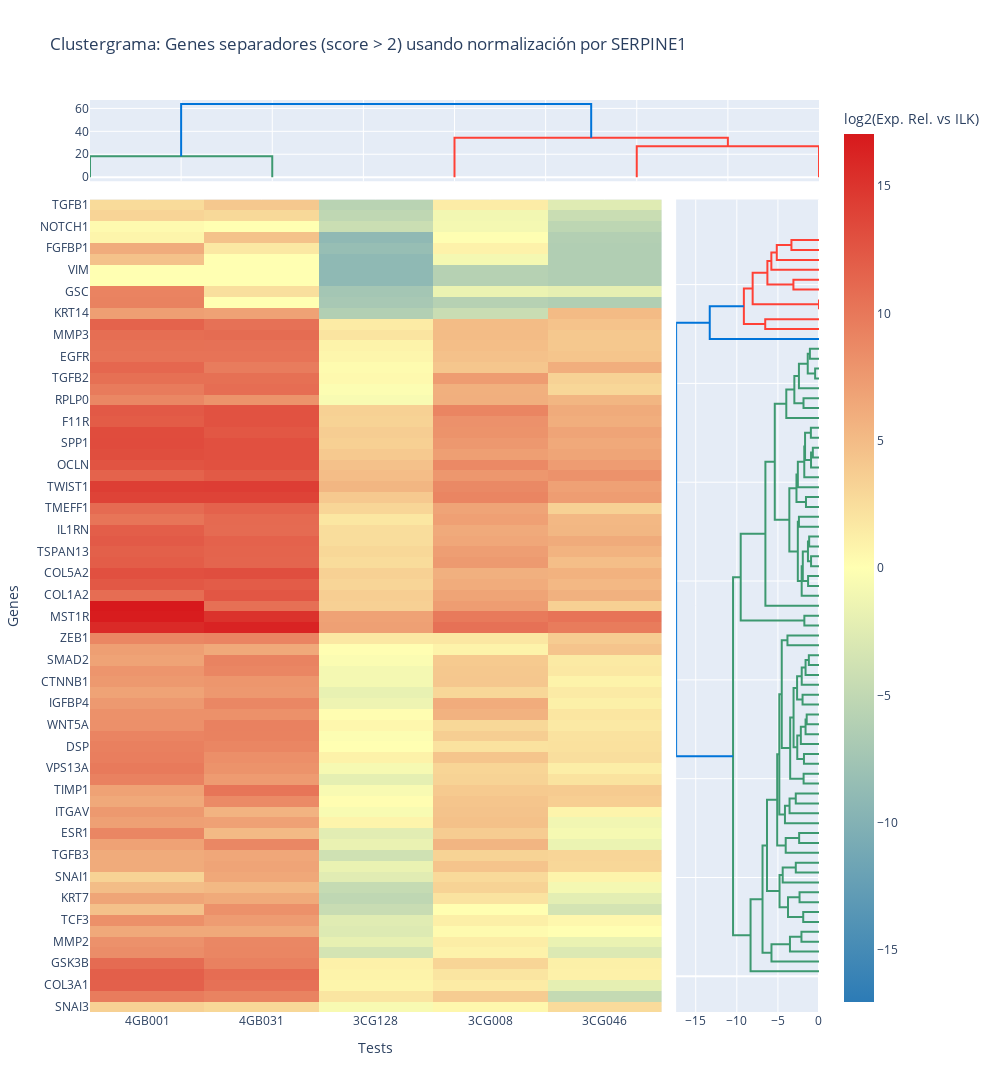

Notebook code for this chart:
### Code cell
# =============================================================================
# 0. Importar librerías y cargar datos
# =============================================================================
import pandas as pd
import numpy as np
from itertools import combinations
from scipy.stats import ttest_ind
from tqdm import tqdm
from concurrent.futures import ThreadPoolExecutor

df = df_total.copy()  # Usamos el DataFrame total con datos normalizados

# =============================================================================
# 1. Función de score para un set de genes normalizadores
# =============================================================================
def separation_score_for_refs(refs):
    temp = df.copy()
    # Promedio de Ct de los genes en cada test
    ref_cts = temp[temp['target'].isin(refs)].groupby('test')['ct'].mean().reset_index()
    ref_cts = ref_cts.rename(columns={'ct': 'ref_ct'})
    temp = temp.merge(ref_cts, on='test')
    temp['delta_ct'] = temp['ct'] - temp['ref_ct']
    temp['log2_rel_expr'] = -temp['delta_ct']
    vals_ctrl = temp[temp['tipo'] == 'Control']['log2_rel_expr']
    vals_case = temp[temp['tipo'] != 'Control']['log2_rel_expr']
    if len(vals_ctrl) < 2 or len(vals_case) < 2:
        return (refs, np.nan)
    t_stat, _ = ttest_ind(vals_ctrl, vals_case, equal_var=False)
    return (refs, abs(t_stat))

# =============================================================================
# 2. Selección de genes más prometedores (reduce combinatoria)
# =============================================================================
scores_indiv = []
for gene in df['target'].unique():
    temp = df.copy()
    ref_ct = temp[temp['target'] == gene][['test', 'ct']].rename(columns={'ct': f'{gene}_ct'})
    temp = temp.merge(ref_ct, on='test')
    temp['delta_ct'] = temp['ct'] - temp[f'{gene}_ct']
    temp['log2_rel_expr'] = -temp['delta_ct']
    vals_ctrl = temp[temp['tipo'] == 'Control']['log2_rel_expr']
    vals_case = temp[temp['tipo'] != 'Control']['log2_rel_expr']
    if len(vals_ctrl) > 1 and len(vals_case) > 1:
        t_stat, _ = ttest_ind(vals_ctrl, vals_case, equal_var=False)
        scores_indiv.append((gene, abs(t_stat)))
scores_indiv = sorted(scores_indiv, key=lambda x: -x[1])
top_N = 12
top_genes = [x[0] for x in scores_indiv[:top_N]]

# =============================================================================
# 3. Combinaciones de genes a evaluar (aquí K = tamaño del set)
# =============================================================================
K = 1  # Cambia a 2, 3, 4, etc. según tu CPU/RAM
comb_list = list(combinations(top_genes, K))

# =============================================================================
# 4. Paralelización con ThreadPoolExecutor y barra de progreso
# =============================================================================
results = []
with ThreadPoolExecutor() as executor:
    for res in tqdm(executor.map(separation_score_for_refs, comb_list), total=len(comb_list), desc=f"Probando sets de {K} genes"):
        results.append(res)

# =============================================================================
# 5. Mostrar las mejores combinaciones encontradas
# =============================================================================
df_results = pd.DataFrame(results, columns=['genes', 'score']).sort_values('score', ascending=False)
display(df_results.head(10))

# 1. Normalizar todo el dataset con los mejores genes normalizadores
best_genes = df_results.iloc[0]['genes']
temp = df.copy()
ref_cts = temp[temp['target'].isin(best_genes)].groupby('test')['ct'].mean().reset_index()
ref_cts = ref_cts.rename(columns={'ct': 'ref_ct'})
temp = temp.merge(ref_cts, on='test')
temp['delta_ct'] = temp['ct'] - temp['ref_ct']
temp['log2_rel_expr'] = -temp['delta_ct']

# 2. Calcular el score de separación para TODOS los genes bajo esta normalización
genes_all = temp['target'].unique()
scores_all = []
for gene in genes_all:
    sub = temp[temp['target'] == gene]
    vals_ctrl = sub[sub['tipo'] == 'Control']['log2_rel_expr']
    vals_case = sub[sub['tipo'] != 'Control']['log2_rel_expr']
    if len(vals_ctrl) > 1 and len(vals_case) > 1:
        t_stat, _ = ttest_ind(vals_ctrl, vals_case, equal_var=False)
        scores_all.append((gene, abs(t_stat)))
df_scores_all = pd.DataFrame(scores_all, columns=['gene', 'score']).sort_values('score', ascending=False)

# 3. Seleccionar solo los genes con score alto (define tú el umbral, por ejemplo, score > 2)
umbral = 2  # Puedes ajustar este valor para que el clustergrama no sea ni muy grande ni muy chico
genes_separadores = df_scores_all[df_scores_all['score'] > umbral]['gene'].tolist()

# 4. Heatmap solo para estos genes
df_sep = temp[temp['target'].isin(genes_separadores)]
heatmap_data = df_sep.pivot_table(
    index='target',
    columns='test',
    values='log2_rel_expr',
    aggfunc='mean'
)

# 5. Clustergrama solo para genes separadores
fig = create_clustered_heatmap(
    heatmap_data,
    title=f"Clustergrama: Genes separadores (score > {umbral}) usando normalización por {', '.join(best_genes)}"
)
fig.show()

# 6. Opcional: ver lista y scores de los genes incluidos en el plot
display(df_scores_all[df_scores_all['gene'].isin(genes_separadores)])

### Figure 1 — Plotly figure (JSON) as saved in the notebook; plotly's stock layout.template omitted (floating-point values rounded to 4 significant figures; data arrays with more than 128 entries replaced by an {"elided": "..."} marker saying what was removed)
{"data": [{"hoverinfo": "text", "marker": {"color": "rgb(61,153,112)"}, "mode": "lines", "type": "scatter", "x": [5, 5, 15, 15], "xaxis": "x", "y": [0, 18.37, 18.37, 0], "yaxis": "y"}, {"hoverinfo": "text", "marker": {"color": "rgb(255,65,54)"}, "mode": "lines", "type": "scatter", "x": [35, 35, 45, 45], "xaxis": "x", "y": [0, 27.08, 27.08, 0], "yaxis": "y"}, {"hoverinfo": "text", "marker": {"color": "rgb(255,65,54)"}, "mode": "lines", "type": "scatter", "x": [25, 25, 40, 40], "xaxis": "x", "y": [0, 34.33, 34.33, 27.08], "yaxis": "y"}, {"hoverinfo": "text", "marker": {"color": "rgb(0,116,217)"}, "mode": "lines", "type": "scatter", "x": [10, 10, 32.5, 32.5], "xaxis": "x", "y": [18.37, 63.8, 63.8, 34.33], "yaxis": "y"}, {"hoverinfo": "text", "marker": {"color": "rgb(61,153,112)"}, "mode": "lines", "type": "scatter", "x": [0, -2.136, -2.136, 0], "xaxis": "x3", "y": [35, 35, 45, 45], "yaxis": "y3"}, {"hoverinfo": "text", "marker": {"color": "rgb(61,153,112)"}, "mode": "lines", "type": "scatter", "x": [0, -3.536, -3.536, -2.136], "xaxis": "x3", "y": [25, 25, 40, 40], "yaxis": "y3"}, {"hoverinfo": "text", "marker": {"color": "rgb(61,153,112)"}, "mode": "lines", "type": "scatter", "x": [0, -5.784, -5.784, -3.536], "xaxis": "x3", "y": [15, 15, 32.5, 32.5], "yaxis": "y3"}, {"hoverinfo": "text", "marker": {"color": "rgb(61,153,112)"}, "mode": "lines", "type": "scatter", "x": [0, -1.92, -1.92, 0], "xaxis": "x3", "y": [55, 55, 65, 65], "yaxis": "y3"}, {"hoverinfo": "text", "marker": {"color": "rgb(61,153,112)"}, "mode": "lines", "type": "scatter", "x": [0, -2.368, -2.368, 0], "xaxis": "x3", "y": [75, 75, 85, 85], "yaxis": "y3"}, {"hoverinfo": "text", "marker": {"color": "rgb(61,153,112)"}, "mode": "lines", "type": "scatter", "x": [-1.92, -3.772, -3.772, -2.368], "xaxis": "x3", "y": [60, 60, 80, 80], "yaxis": "y3"}, {"hoverinfo": "text", "marker": {"color": "rgb(61,153,112)"}, "mode": "lines", "type": "scatter", "x": [0, -2.825, -2.825, 0], "xaxis": "x3", "y": [105, 105, 115, 115], "yaxis": "y3"}, {"hoverinfo": "text", "marker": {"color": "rgb(61,153,112)"}, "mode": "lines", "type": "scatter", "x": [0, -4.418, -4.418, -2.825], "xaxis": "x3", "y": [95, 95, 110, 110], "yaxis": "y3"}, {"hoverinfo": "text", "marker": {"color": "rgb(61,153,112)"}, "mode": "lines", "type": "scatter", "x": [-3.772, -4.802, -4.802, -4.418], "xaxis": "x3", "y": [70, 70, 102.5, 102.5], "yaxis": "y3"}, {"hoverinfo": "text", "marker": {"color": "rgb(61,153,112)"}, "mode": "lines", "type": "scatter", "x": [0, -2.415, -2.415, 0], "xaxis": "x3", "y": [135, 135, 145, 145], "yaxis": "y3"}, {"hoverinfo": "text", "marker": {"color": "rgb(61,153,112)"}, "mode": "lines", "type": "scatter", "x": [0, -4.052, -4.052, -2.415], "xaxis": "x3", "y": [125, 125, 140, 140], "yaxis": "y3"}, {"hoverinfo": "text", "marker": {"color": "rgb(61,153,112)"}, "mode": "lines", "type": "scatter", "x": [0, -2.827, -2.827, 0], "xaxis": "x3", "y": [175, 175, 185, 185], "yaxis": "y3"}, {"hoverinfo": "text", "marker": {"color": "rgb(61,153,112)"}, "mode": "lines", "type": "scatter", "x": [0, -3.584, -3.584, -2.827], "xaxis": "x3", "y": [165, 165, 180, 180], "yaxis": "y3"}, {"hoverinfo": "text", "marker": {"color": "rgb(61,153,112)"}, "mode": "lines", "type": "scatter", "x": [0, -4.143, -4.143, -3.584], "xaxis": "x3", "y": [155, 155, 172.5, 172.5], "yaxis": "y3"}, {"hoverinfo": "text", "marker": {"color": "rgb(61,153,112)"}, "mode": "lines", "type": "scatter", "x": [0, -1.874, -1.874, 0], "xaxis": "x3", "y": [195, 195, 205, 205], "yaxis": "y3"}, {"hoverinfo": "text", "marker": {"color": "rgb(61,153,112)"}, "mode": "lines", "type": "scatter", "x": [0, -1.832, -1.832, 0], "xaxis": "x3", "y": [215, 215, 225, 225], "yaxis": "y3"}, {"hoverinfo": "text", "marker": {"color": "rgb(61,153,112)"}, "mode": "lines", "type": "scatter", "x": [0, -1.497, -1.497, 0], "xaxis": "x3", "y": [255, 255, 265, 265], "yaxis": "y3"}, {"hoverinfo": "text", "marker": {"color": "rgb(61,153,112)"}, "mode": "lines", "type": "scatter", "x": [0, -1.637, -1.637, -1.497], "xaxis": "x3", "y": [245, 245, 260, 260], "yaxis": "y3"}, {"hoverinfo": "text", "marker": {"color": "rgb(61,153,112)"}, "mode": "lines", "type": "scatter", "x": [0, -2.212, -2.212, -1.637], "xaxis": "x3", "y": [235, 235, 252.5, 252.5], "yaxis": "y3"}, {"hoverinfo": "text", "marker": {"color": "rgb(61,153,112)"}, "mode": "lines", "type": "scatter", "x": [-1.832, -2.644, -2.644, -2.212], "xaxis": "x3", "y": [220, 220, 243.8, 243.8], "yaxis": "y3"}, {"hoverinfo": "text", "marker": {"color": "rgb(61,153,112)"}, "mode": "lines", "type": "scatter", "x": [0, -2.002, -2.002, 0], "xaxis": "x3", "y": [275, 275, 285, 285], "yaxis": "y3"}, {"hoverinfo": "text", "marker": {"color": "rgb(61,153,112)"}, "mode": "lines", "type": "scatter", "x": [0, -1.237, -1.237, 0], "xaxis": "x3", "y": [315, 315, 325, 325], "yaxis": "y3"}, {"hoverinfo": "text", "marker": {"color": "rgb(61,153,112)"}, "mode": "lines", "type": "scatter", "x": [0, -1.635, -1.635, -1.237], "xaxis": "x3", "y": [305, 305, 320, 320], "yaxis": "y3"}, {"hoverinfo": "text", "marker": {"color": "rgb(61,153,112)"}, "mode": "lines", "type": "scatter", "x": [0, -2.103, -2.103, -1.635], "xaxis": "x3", "y": [295, 295, 312.5, 312.5], "yaxis": "y3"}, {"hoverinfo": "text", "marker": {"color": "rgb(61,153,112)"}, "mode": "lines", "type": "scatter", "x": [-2.002, -2.666, -2.666, -2.103], "xaxis": "x3", "y": [280, 280, 303.8, 303.8], "yaxis": "y3"}, {"hoverinfo": "text", "marker": {"color": "rgb(61,153,112)"}, "mode": "lines", "type": "scatter", "x": [-2.644, -3.096, -3.096, -2.666], "xaxis": "x3", "y": [231.9, 231.9, 291.9, 291.9], "yaxis": "y3"}, {"hoverinfo": "text", "marker": {"color": "rgb(61,153,112)"}, "mode": "lines", "type": "scatter", "x": [-1.874, -3.508, -3.508, -3.096], "xaxis": "x3", "y": [200, 200, 261.9, 261.9], "yaxis": "y3"}, {"hoverinfo": "text", "marker": {"color": "rgb(61,153,112)"}, "mode": "lines", "type": "scatter", "x": [0, -3.839, -3.839, 0], "xaxis": "x3", "y": [335, 335, 345, 345], "yaxis": "y3"}, {"hoverinfo": "text", "marker": {"color": "rgb(61,153,112)"}, "mode": "lines", "type": "scatter", "x": [-3.508, -4.533, -4.533, -3.839], "xaxis": "x3", "y": [230.9, 230.9, 340, 340], "yaxis": "y3"}, {"hoverinfo": "text", "marker": {"color": "rgb(61,153,112)"}, "mode": "lines", "type": "scatter", "x": [-4.143, -4.831, -4.831, -4.533], "xaxis": "x3", "y": [163.8, 163.8, 285.5, 285.5], "yaxis": "y3"}, {"hoverinfo": "text", "marker": {"color": "rgb(61,153,112)"}, "mode": "lines", "type": "scatter", "x": [-4.052, -5.086, -5.086, -4.831], "xaxis": "x3", "y": [132.5, 132.5, 224.6, 224.6], "yaxis": "y3"}, {"hoverinfo": "text", "marker": {"color": "rgb(61,153,112)"}, "mode": "lines", "type": "scatter", "x": [-4.802, -6.329, -6.329, -5.086], "xaxis": "x3", "y": [86.25, 86.25, 178.6, 178.6], "yaxis": "y3"}, {"hoverinfo": "text", "marker": {"color": "rgb(61,153,112)"}, "mode": "lines", "type": "scatter", "x": [-5.784, -6.873, -6.873, -6.329], "xaxis": "x3", "y": [23.75, 23.75, 132.4, 132.4], "yaxis": "y3"}, {"hoverinfo": "text", "marker": {"color": "rgb(61,153,112)"}, "mode": "lines", "type": "scatter", "x": [0, -8.33, -8.33, -6.873], "xaxis": "x3", "y": [5, 5, 78.08, 78.08], "yaxis": "y3"}, {"hoverinfo": "text", "marker": {"color": "rgb(61,153,112)"}, "mode": "lines", "type": "scatter", "x": [0, -1.782, -1.782, 0], "xaxis": "x3", "y": [355, 355, 365, 365], "yaxis": "y3"}, {"hoverinfo": "text", "marker": {"color": "rgb(61,153,112)"}, "mode": "lines", "type": "scatter", "x": [0, -1.328, -1.328, 0], "xaxis": "x3", "y": [395, 395, 405, 405], "yaxis": "y3"}, {"hoverinfo": "text", "marker": {"color": "rgb(61,153,112)"}, "mode": "lines", "type": "scatter", "x": [0, -0.9656, -0.9656, 0], "xaxis": "x3", "y": [415, 415, 425, 425], "yaxis": "y3"}, {"hoverinfo": "text", "marker": {"color": "rgb(61,153,112)"}, "mode": "lines", "type": "scatter", "x": [0, -1.197, -1.197, 0], "xaxis": "x3", "y": [435, 435, 445, 445], "yaxis": "y3"}, {"hoverinfo": "text", "marker": {"color": "rgb(61,153,112)"}, "mode": "lines", "type": "scatter", "x": [-0.9656, -1.346, -1.346, -1.197], "xaxis": "x3", "y": [420, 420, 440, 440], "yaxis": "y3"}, {"hoverinfo": "text", "marker": {"color": "rgb(61,153,112)"}, "mode": "lines", "type": "scatter", "x": [-1.328, -1.972, -1.972, -1.346], "xaxis": "x3", "y": [400, 400, 430, 430], "yaxis": "y3"}, {"hoverinfo": "text", "marker": {"color": "rgb(61,153,112)"}, "mode": "lines", "type": "scatter", "x": [0, -2.108, -2.108, -1.972], "xaxis": "x3", "y": [385, 385, 415, 415], "yaxis": "y3"}, {"hoverinfo": "text", "marker": {"color": "rgb(61,153,112)"}, "mode": "lines", "type": "scatter", "x": [0, -2.443, -2.443, 0], "xaxis": "x3", "y": [455, 455, 465, 465], "yaxis": "y3"}, {"hoverinfo": "text", "marker": {"color": "rgb(61,153,112)"}, "mode": "lines", "type": "scatter", "x": [-2.108, -2.578, -2.578, -2.443], "xaxis": "x3", "y": [400, 400, 460, 460], "yaxis": "y3"}, {"hoverinfo": "text", "marker": {"color": "rgb(61,153,112)"}, "mode": "lines", "type": "scatter", "x": [0, -1.586, -1.586, 0], "xaxis": "x3", "y": [475, 475, 485, 485], "yaxis": "y3"}, {"hoverinfo": "text", "marker": {"color": "rgb(61,153,112)"}, "mode": "lines", "type": "scatter", "x": [0, -0.7507, -0.7507, 0], "xaxis": "x3", "y": [525, 525, 535, 535], "yaxis": "y3"}, {"hoverinfo": "text", "marker": {"color": "rgb(61,153,112)"}, "mode": "lines", "type": "scatter", "x": [0, -0.9696, -0.9696, -0.7507], "xaxis": "x3", "y": [515, 515, 530, 530], "yaxis": "y3"}, {"hoverinfo": "text", "marker": {"color": "rgb(61,153,112)"}, "mode": "lines", "type": "scatter", "x": [0, -0.9894, -0.9894, 0], "xaxis": "x3", "y": [545, 545, 555, 555], "yaxis": "y3"}, {"hoverinfo": "text", "marker": {"color": "rgb(61,153,112)"}, "mode": "lines", "type": "scatter", "x": [-0.9696, -1.696, -1.696, -0.9894], "xaxis": "x3", "y": [522.5, 522.5, 550, 550], "yaxis": "y3"}, {"hoverinfo": "text", "marker": {"color": "rgb(61,153,112)"}, "mode": "lines", "type": "scatter", "x": [0, -1.792, -1.792, -1.696], "xaxis": "x3", "y": [505, 505, 536.2, 536.2], "yaxis": "y3"}, {"hoverinfo": "text", "marker": {"color": "rgb(61,153,112)"}, "mode": "lines", "type": "scatter", "x": [0, -2.575, -2.575, -1.792], "xaxis": "x3", "y": [495, 495, 520.6, 520.6], "yaxis": "y3"}, {"hoverinfo": "text", "marker": {"color": "rgb(61,153,112)"}, "mode": "lines", "type": "scatter", "x": [-1.586, -2.74, -2.74, -2.575], "xaxis": "x3", "y": [480, 480, 507.8, 507.8], "yaxis": "y3"}, {"hoverinfo": "text", "marker": {"color": "rgb(61,153,112)"}, "mode": "lines", "type": "scatter", "x": [-2.578, -3.61, -3.61, -2.74], "xaxis": "x3", "y": [430, 430, 493.9, 493.9], "yaxis": "y3"}, {"hoverinfo": "text", "marker": {"color": "rgb(61,153,112)"}, "mode": "lines", "type": "scatter", "x": [0, -1.886, -1.886, 0], "xaxis": "x3", "y": [575, 575, 585, 585], "yaxis": "y3"}, {"hoverinfo": "text", "marker": {"color": "rgb(61,153,112)"}, "mode": "lines", "type": "scatter", "x": [0, -0.4701, -0.4701, 0], "xaxis": "x3", "y": [605, 605, 615, 615], "yaxis": "y3"}, {"hoverinfo": "text", "marker": {"color": "rgb(61,153,112)"}, "mode": "lines", "type": "scatter", "x": [0, -1.109, -1.109, 0], "xaxis": "x3", "y": [625, 625, 635, 635], "yaxis": "y3"}, {"hoverinfo": "text", "marker": {"color": "rgb(61,153,112)"}, "mode": "lines", "type": "scatter", "x": [-0.4701, -1.37, -1.37, -1.109], "xaxis": "x3", "y": [610, 610, 630, 630], "yaxis": "y3"}, {"hoverinfo": "text", "marker": {"color": "rgb(61,153,112)"}, "mode": "lines", "type": "scatter", "x": [0, -2.444, -2.444, -1.37], "xaxis": "x3", "y": [595, 595, 620, 620], "yaxis": "y3"}, {"hoverinfo": "text", "marker": {"color": "rgb(61,153,112)"}, "mode": "lines", "type": "scatter", "x": [-1.886, -3.0, -3.0, -2.444], "xaxis": "x3", "y": [580, 580, 607.5, 607.5], "yaxis": "y3"}, {"hoverinfo": "text", "marker": {"color": "rgb(61,153,112)"}, "mode": "lines", "type": "scatter", "x": [0, -3.98, -3.98, -3.0], "xaxis": "x3", "y": [565, 565, 593.8, 593.8], "yaxis": "y3"}, {"hoverinfo": "text", "marker": {"color": "rgb(61,153,112)"}, "mode": "lines", "type": "scatter", "x": [-3.61, -5.383, -5.383, -3.98], "xaxis": "x3", "y": [462.0, 462.0, 579.4, 579.4], "yaxis": "y3"}, {"hoverinfo": "text", "marker": {"color": "rgb(61,153,112)"}, "mode": "lines", "type": "scatter", "x": [0, -6.522, -6.522, -5.383], "xaxis": "x3", "y": [375, 375, 520.7, 520.7], "yaxis": "y3"}, {"hoverinfo": "text", "marker": {"color": "rgb(61,153,112)"}, "mode": "lines", "type": "scatter", "x": [-1.782, -9.528, -9.528, -6.522], "xaxis": "x3", "y": [360, 360, 447.8, 447.8], "yaxis": "y3"}, {"hoverinfo": "text", "marker": {"color": "rgb(61,153,112)"}, "mode": "lines", "type": "scatter", "x": [-8.33, -10.46, -10.46, -9.528], "xaxis": "x3", "y": [41.54, 41.54, 403.9, 403.9], "yaxis": "y3"}, {"hoverinfo": "text", "marker": {"color": "rgb(255,65,54)"}, "mode": "lines", "type": "scatter", "x": [0, -6.543, -6.543, 0], "xaxis": "x3", "y": [655, 655, 665, 665], "yaxis": "y3"}, {"hoverinfo": "text", "marker": {"color": "rgb(255,65,54)"}, "mode": "lines", "type": "scatter", "x": [0, 0, 0, 0], "xaxis": "x3", "y": [675, 675, 685, 685], "yaxis": "y3"}, {"hoverinfo": "text", "marker": {"color": "rgb(255,65,54)"}, "mode": "lines", "type": "scatter", "x": [0, -3.113, -3.113, 0], "xaxis": "x3", "y": [695, 695, 705, 705], "yaxis": "y3"}, {"hoverinfo": "text", "marker": {"color": "rgb(255,65,54)"}, "mode": "lines", "type": "scatter", "x": [0, -3.355, -3.355, 0], "xaxis": "x3", "y": [735, 735, 745, 745], "yaxis": "y3"}, {"hoverinfo": "text", "marker": {"color": "rgb(255,65,54)"}, "mode": "lines", "type": "scatter", "x": [0, -5.139, -5.139, -3.355], "xaxis": "x3", "y": [725, 725, 740, 740], "yaxis": "y3"}, {"hoverinfo": "text", "marker": {"color": "rgb(255,65,54)"}, "mode": "lines", "type": "scatter", "x": [0, -5.799, -5.799, -5.139], "xaxis": "x3", "y": [715, 715, 732.5, 732.5], "yaxis": "y3"}, {"hoverinfo": "text", "marker": {"color": "rgb(255,65,54)"}, "mode": "lines", "type": "scatter", "x": [-3.113, -6.281, -6.281, -5.799], "xaxis": "x3", "y": [700, 700, 723.8, 723.8], "yaxis": "y3"}, {"hoverinfo": "text", "marker": {"color": "rgb(255,65,54)"}, "mode": "lines", "type": "scatter", "x": [0, -8.075, -8.075, -6.281], "xaxis": "x3", "y": [680, 680, 711.9, 711.9], "yaxis": "y3"}, {"hoverinfo": "text", "marker": {"color": "rgb(255,65,54)"}, "mode": "lines", "type": "scatter", "x": [-6.543, -9.144, -9.144, -8.075], "xaxis": "x3", "y": [660, 660, 695.9, 695.9], "yaxis": "y3"}, {"hoverinfo": "text", "marker": {"color": "rgb(0,116,217)"}, "mode": "lines", "type": "scatter", "x": [0, -13.3, -13.3, -9.144], "xaxis": "x3", "y": [645, 645, 678.0, 678.0], "yaxis": "y3"}, {"hoverinfo": "text", "marker": {"color": "rgb(0,116,217)"}, "mode": "lines", "type": "scatter", "x": [-10.46, -17.39, -17.39, -13.3], "xaxis": "x3", "y": [222.7, 222.7, 661.5, 661.5], "yaxis": "y3"}, {"colorbar": {"title": {"text": "log2(Exp. Rel. vs ILK)"}}, "colorscale": [[0, "#2c7bb6"], [0.5, "#ffffb2"], [1, "#d7191c"]], "showscale": true, "type": "heatmap", "x": ["4GB001", "4GB031", "3CG128", "3CG008", "3CG046"], "xaxis": "x2", "y": ["SNAI3", "ACTB", "COL3A1", "GNG11", "GSK3B", "FN1", "MMP2", "BMP7", "TCF3", "WNT11", "KRT7", "SPARC", "SNAI1", "RAC1", "TGFB3", "HPRT1", "ESR1", "CDH2", "ITGAV", "PDGFRB", "TIMP1", "SNAI2", "VPS13A", "NODAL", "DSP", "NUDT13", "WNT5A", "CALD1", "IGFBP4", "SIP1", "CTNNB1", "PLEK2", "SMAD2", "ERBB3", "ZEB1", "AKT1", "MST1R", "TFPI2", "COL1A2", "BMP2", "COL5A2", "TMEM132A", "TSPAN13", "CDH1", "IL1RN", "FOXC2", "TMEFF1", "SOX10", "TWIST1", "ITGA5", "OCLN", "MAP1B", "SPP1", "WNT5B", "F11R", "KRT19", "RPLP0", "DSC2", "TGFB2", "MSN", "EGFR", "FZD7", "MMP3", "RGS2", "KRT14", "GAPDH", "GSC", "ILK", "VIM", "CAV2", "FGFBP1", "PTP4A1", "NOTCH1", "ITGB1", "TGFB1"], "yaxis": "y2", "z": {"elided": "75x5 float values"}, "zmid": 0}], "layout": {"height": 3000, "showlegend": false, "title": {"text": "Clustergrama: Genes separadores (score > 2) usando normalización por SERPINE1"}, "width": 1000, "xaxis": {"anchor": "y", "domain": [0, 1], "showticklabels": false}, "xaxis2": {"anchor": "y2", "domain": [0, 0.784], "showticklabels": true, "title": {"text": "Tests"}}, "xaxis3": {"anchor": "y3", "domain": [0.804, 1]}, "yaxis": {"anchor": "x", "domain": [0.9109, 1]}, "yaxis2": {"anchor": "x2", "domain": [0, 0.8909], "showticklabels": true, "title": {"text": "Genes"}}, "yaxis3": {"anchor": "x3", "domain": [0, 0.8909], "matches": "y2", "showticklabels": false}}}
